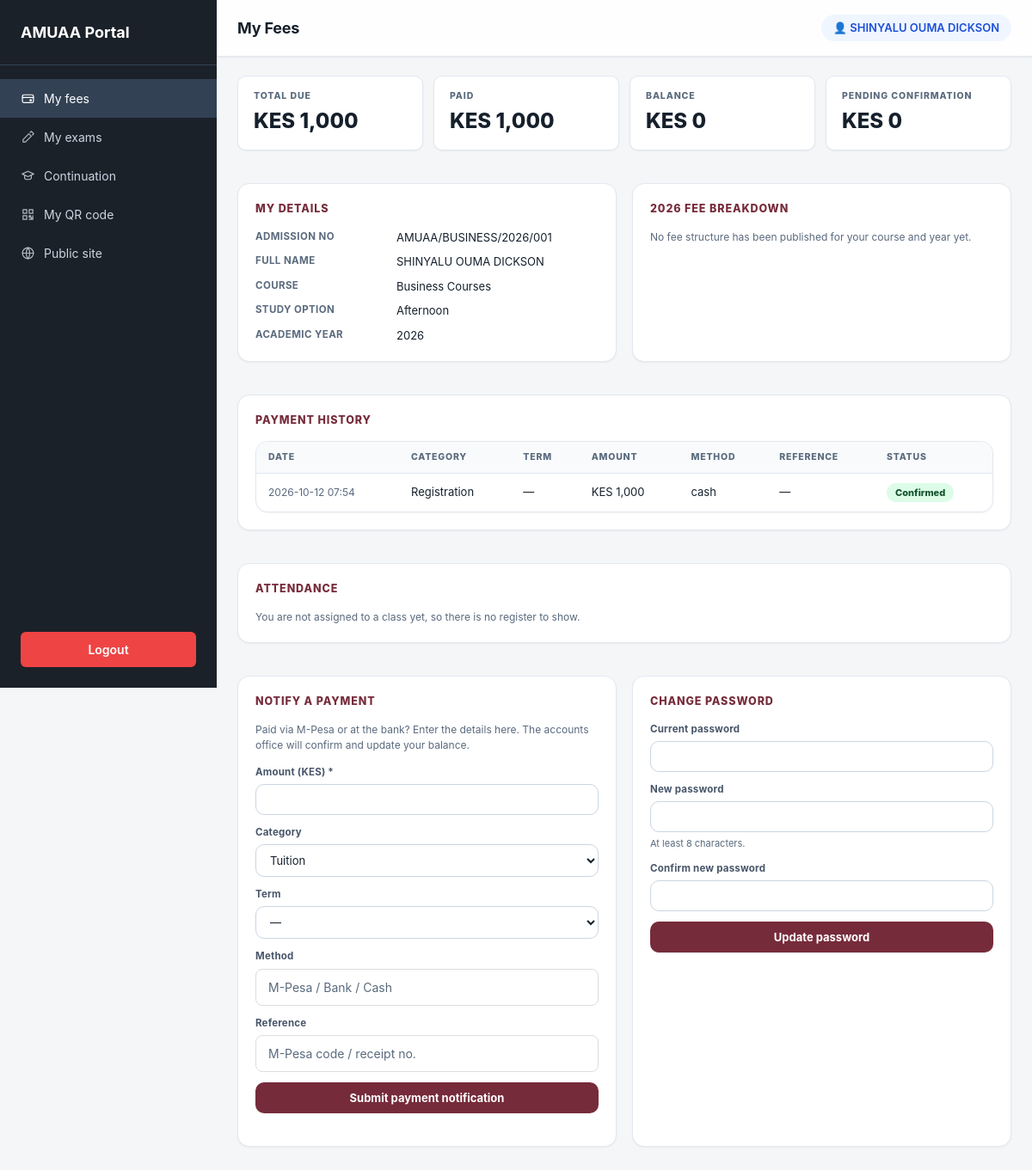
/student/ (signed in), run on the app's committed database.
### tables this page shows
CREATE TABLE applications (
            id                 TEXT PRIMARY KEY,
            full_name          TEXT NOT NULL,
            email              TEXT NOT NULL,
            phone              TEXT NOT NULL,
            course             TEXT NOT NULL,
            study_mode         TEXT NOT NULL,
            previous_education TEXT,
            status             TEXT NOT NULL DEFAULT 'pending',
            notes              TEXT,
            created_at         TEXT NOT NULL
        , academic_year TEXT, admission_number TEXT, admitted_at TEXT, registration_paid INTEGER NOT NULL DEFAULT 0, registration_paid_at TEXT, student_password_hash TEXT, student_initial_password TEXT, must_change_password INTEGER NOT NULL DEFAULT 0, surname TEXT, middle_name TEXT, first_name TEXT, nationality TEXT, date_of_birth TEXT, medical_condition TEXT, start_date TEXT, end_date TEXT, next_of_kin_name TEXT, next_of_kin_relationship TEXT, sponsor_name TEXT, sponsor_organisation TEXT, sponsor_contact_person TEXT, student_status TEXT NOT NULL DEFAULT 'active', current_period TEXT);

CREATE TABLE courses (
            id            INTEGER PRIMARY KEY AUTOINCREMENT,
            department_id INTEGER NOT NULL,
            name          TEXT NOT NULL,
            qualification TEXT,
            duration      TEXT,
            exam_body     TEXT,
            created_at    TEXT NOT NULL, code TEXT, progression_mode TEXT NOT NULL DEFAULT 'term', total_periods INTEGER NOT NULL DEFAULT 3, registration_fee REAL NOT NULL DEFAULT 1000,
            FOREIGN KEY (department_id) REFERENCES departments(id) ON DELETE CASCADE
        );

CREATE TABLE fee_payments (
            id             INTEGER PRIMARY KEY AUTOINCREMENT,
            application_id TEXT NOT NULL,
            amount         REAL NOT NULL,
            category       TEXT NOT NULL,
            term           TEXT,
            academic_year  TEXT,
            method         TEXT,
            reference      TEXT,
            status         TEXT NOT NULL DEFAULT 'confirmed',
            recorded_by    TEXT,
            paid_at        TEXT NOT NULL,
            created_at     TEXT NOT NULL
        );

### blueprints/student.py (the view, shortened to what this page needs)
@bp.route("/")
@student_login_required
def dashboard():
    with get_db() as db:
        student = db.execute(
            "SELECT * FROM applications WHERE id = ?", (session["student_id"],)
        ).fetchone()
        if not student:
            session.clear()
            return redirect(url_for("student.login"))
        info = compute_student_fees(db, student)
        terms = periods_for_course(db, student["course"])
        cls = class_for_student(db, student)
        attendance = None
    return render_template(
        "student_dashboard.html",
        student=student,
        info=info,
        cls=cls,
        attendance=attendance,
        terms=terms,
        current_year=datetime.utcnow().year,
    )

### templates/student_dashboard.html (shortened to what this page needs)
{% extends "base.html" %}
{% from "_shell/_icons.html" import svg %}
{% block content %}
<div class="layout">
    <aside class="sidebar">
        <div class="brand">AMUAA Portal</div>
        <nav>
            <a href="{{ url_for('student.dashboard') }}" class="active">{{ svg('wallet') }}<span>My fees</span></a>
            <a href="{{ url_for('student.exams') }}">{{ svg('edit') }}<span>My exams</span></a>
            <a href="{{ url_for('student.continuation') }}">{{ svg('cap') }}<span>Continuation</span></a>
            <a href="{{ url_for('student.qr') }}">{{ svg('qr') }}<span>My QR code</span></a>
            <a href="{{ url_for('public.index') }}" target="_blank">{{ svg('globe') }}<span>Public site</span></a>
        </nav>
        <a href="{{ url_for('student.logout') }}" class="logout-btn">Logout</a>
    </aside>
    <main class="main" id="main-content" tabindex="-1">
        <header class="topbar">
            <h1>My Fees</h1>
            <span class="user-badge">👤 {{ student.full_name }}</span>
        </header>
        <section class="content">
            <div class="stat-row">
                <div class="stat">
                    <span class="stat-label">Total due</span>
                    <span class="stat-value">KES {{ '{:,.0f}'.format(info.total_due) }}</span>
                </div>
                <div class="stat">
                    <span class="stat-label">Paid</span>
                    <span class="stat-value">KES {{ '{:,.0f}'.format(info.paid) }}</span>
                </div>
                <div class="stat">
                    <span class="stat-label">Balance</span>
                    <span class="stat-value">KES {{ '{:,.0f}'.format(info.balance) }}</span>
                </div>
                <div class="stat">
                    <span class="stat-label">Pending confirmation</span>
                    <span class="stat-value">KES {{ '{:,.0f}'.format(info.pending) }}</span>
                </div>
            </div>
            <div class="detail-grid">
                <div class="card">
                    <h2>My details</h2>
                    <dl class="detail-list">
                        <dt>Admission No</dt>
                        <dd><code>{{ student.admission_number }}</code></dd>
                        <dt>Full name</dt>
                        <dd>{{ student.full_name }}</dd>
                        <dt>Course</dt>
                        <dd>{{ student.course }}</dd>
                        <dt>Study option</dt>
                        <dd>{{ student.study_mode }}</dd>
                        <dt>Academic year</dt>
                        <dd>{{ student.academic_year or '—' }}</dd>
                    </dl>
                </div>
                <div class="card">
                    <h2>{{ info.academic_year }} fee breakdown</h2>
                    {% if info.structures %}
                    <div class="table-wrap">
                        <table class="app-table">
                            <thead>
                                <tr>
                                    <th>{{ period_word(terms) }}</th>
                                    <th>Tuition</th>
                                    <th>Exam</th>
                                    <th>Other</th>
                                    <th>Total</th>
                                </tr>
                            </thead>
                            <tbody>
                                {% for s in info.structures %}
                                <tr>
                                    <td>{{ s.term }}</td>
                                    <td>{{ '{:,.0f}'.format(s.tuition_fee or 0) }}</td>
                                    <td>{{ '{:,.0f}'.format(s.exam_fee or 0) }}</td>
                                    <td>{{ '{:,.0f}'.format(s.other_fee or 0) }}</td>
                                    <td>{{ '{:,.0f}'.format((s.tuition_fee or 0) + (s.exam_fee or 0) + (s.other_fee or 0)) }}</td>
                                </tr>
                                {% endfor %}
                            </tbody>
                        </table>
                    </div>
                    {% set other_lines = [] %}
                    {% for s in info.structures %}{% for it in s.other_items %}{% set _ = other_lines.append(s.term ~ ' · ' ~ it.name ~ ' — KES ' ~ '{:,.0f}'.format(it.amount)) %}{% endfor %}{% endfor %}
                    {% if other_lines %}
                    <div class="other-items-view">
                        {% for line in other_lines %}<span class="other-chip">{{ line }}</span>{% endfor %}
                    </div>
                    {% endif %}
                    <p class="muted" style="margin-top:12px">
                        Registration fee KES {{ '{:,.0f}'.format(info.registration) }} ·
                        Tuition KES {{ '{:,.0f}'.format(info.tuition) }} ·
                        Exam KES {{ '{:,.0f}'.format(info.exam) }} ·
                        Other KES {{ '{:,.0f}'.format(info.other) }}
                    </p>
                    {% else %}
                    <p class="muted">No fee structure has been published for your course and year yet.</p>
                    {% endif %}
                </div>
            </div>
            <div class="section-gap card full-width">
                <h2>Payment history</h2>
                {% if info.payments %}
                <div class="table-wrap">
                    <table class="app-table">
                        <thead>
                            <tr>
                                <th>Date</th>
                                <th>Category</th>
                                <th>{{ period_word(terms) }}</th>
                                <th>Amount</th>
                                <th>Method</th>
                                <th>Reference</th>
                                <th>Status</th>
                            </tr>
                        </thead>
                        <tbody>
                            {% for p in info.payments %}
                            <tr>
                                <td class="muted">{{ p.paid_at[:16].replace('T',' ') }}</td>
                                <td>{{ p.category }}</td>
                                <td>{{ p.term or '—' }}</td>
                                <td>KES {{ '{:,.0f}'.format(p.amount) }}</td>
                                <td>{{ p.method or '—' }}</td>
                                <td>{{ p.reference or '—' }}</td>
                                <td>
                                    {% if p.status == 'pending' %}
                                    <span class="badge badge-pending">pending</span>
                                    {% else %}
                                    <span class="badge badge-verified">confirmed</span>
                                    {% endif %}
                                </td>
                            </tr>
                            {% endfor %}
                        </tbody>
                    </table>
                </div>
                {% else %}
                <p class="muted">No payments recorded yet.</p>
                {% endif %}
            </div>
            <div class="card full-width section-gap">
                <h2>Attendance</h2>
                {% if attendance and attendance.total %}
                <div class="stat-row stat-row-narrow">
                    <div class="stat">
                        <span class="stat-label">Present</span>
                        <span class="stat-value">{{ attendance.present }}</span>
                    </div>
                    <div class="stat">
                        <span class="stat-label">Absent</span>
                        <span class="stat-value">{{ attendance.absent }}</span>
                    </div>
                    <div class="stat">
                        <span class="stat-label">Attendance rate</span>
                        <span class="stat-value">{{ attendance.rate }}%</span>
                    </div>
                </div>
                <p class="muted card-gap">The last {{ attendance.marks | length }} register day(s) your
                    teacher marked in {{ cls.name }}.</p>
                <ul class="attendance-list">
                    {% for m in attendance.marks[:8] %}
                    <li>
                        <span class="muted">{{ m.attend_date }}</span>
                        <span class="status-pill {% if m.status == 'present' %}status-present{% else %}status-absent{% endif %}">
                            {{ m.status }}
                        </span>
                    </li>
                    {% endfor %}
                </ul>
                {% elif cls %}
                <p class="muted">Your teacher has not marked a register for {{ cls.name }} yet.</p>
                {% else %}
                <p class="muted">You are not assigned to a class yet, so there is no register to show.</p>
                {% endif %}
            </div>
            <div class="detail-grid section-gap">
                <div class="card">
                    <h2>Notify a payment</h2>
                    <p class="muted" style="margin-bottom:14px">
                        Paid via M-Pesa or at the bank? Enter the details here. The accounts office will confirm and
                        update your balance.
                    </p>
                    <form method="POST" action="{{ url_for('student.declare_payment') }}" class="stack-form">
                        <div class="form-group">
                            <label for="pay-amount">Amount (KES) *</label>
                            <input id="pay-amount" name="amount" type="number" min="1" step="0.01" required
                                inputmode="decimal" autocomplete="off">
                        </div>
                        <div class="form-group">
                            <label for="pay-category">Category</label>
                            <select id="pay-category" name="category">
                                <option>Tuition</option>
                            </select>
                        </div>
                        <div class="form-group">
                            <label for="pay-term">{{ period_word(terms) }}</label>
                            <select id="pay-term" name="term">
                                <option value="">—</option>
                            </select>
                        </div>
                        <div class="form-group">
                            <label for="pay-method">Method</label>
                            <input id="pay-method" name="method" maxlength="40"
                                placeholder="M-Pesa / Bank / Cash" autocomplete="off">
                        </div>
                        <div class="form-group">
                            <label for="pay-reference">Reference</label>
                            <input id="pay-reference" name="reference" maxlength="60"
                                placeholder="M-Pesa code / receipt no." autocomplete="off">
                        </div>
                        <button class="btn-primary" type="submit">Submit payment notification</button>
                    </form>
                </div>
                <div class="card">
                    <h2>Change password</h2>
                    <form method="POST" action="{{ url_for('student.change_password') }}" class="stack-form">
                        <div class="form-group">
                            <label for="cp-current">Current password</label>
                            <input id="cp-current" name="current_password" type="password" required
                                autocomplete="current-password">
                        </div>
                        <div class="form-group">
                            <label for="cp-new">New password</label>
                            <input id="cp-new" name="new_password" type="password" minlength="8" required
                                autocomplete="new-password">
                            <span class="field-hint">At least 8 characters.</span>
                        </div>
                        <div class="form-group">
                            <label for="cp-confirm">Confirm new password</label>
                            <input id="cp-confirm" name="confirm_password" type="password" minlength="8" required
                                autocomplete="new-password">
                        </div>
                        <button class="btn-primary" type="submit">Update password</button>
                    </form>
                </div>
            </div>
        </section>
    </main>
</div>
{% endblock %}

### data on the page
applications: full_name "SHINYALU OUMA DICKSON", admission_number "AMUAA/BUSINESS/2026/001", course "Business Courses", study_mode "Afternoon", academic_year "2026"
courses: progression_mode "TERM", progression_mode "Term"
fee_payments: paid_at "2026-10-12 07:54", category "Registration", term "—", amount "1,000", method "cash", reference "—", status "Confirmed"

### other printed values
{{ '{:,.0f}'.format(info.total_due) }} "1,000"
{{ '{:,.0f}'.format(info.paid) }} "1,000"
{{ '{:,.0f}'.format(info.balance) }} "0"
{{ '{:,.0f}'.format(info.pending) }} "0"
